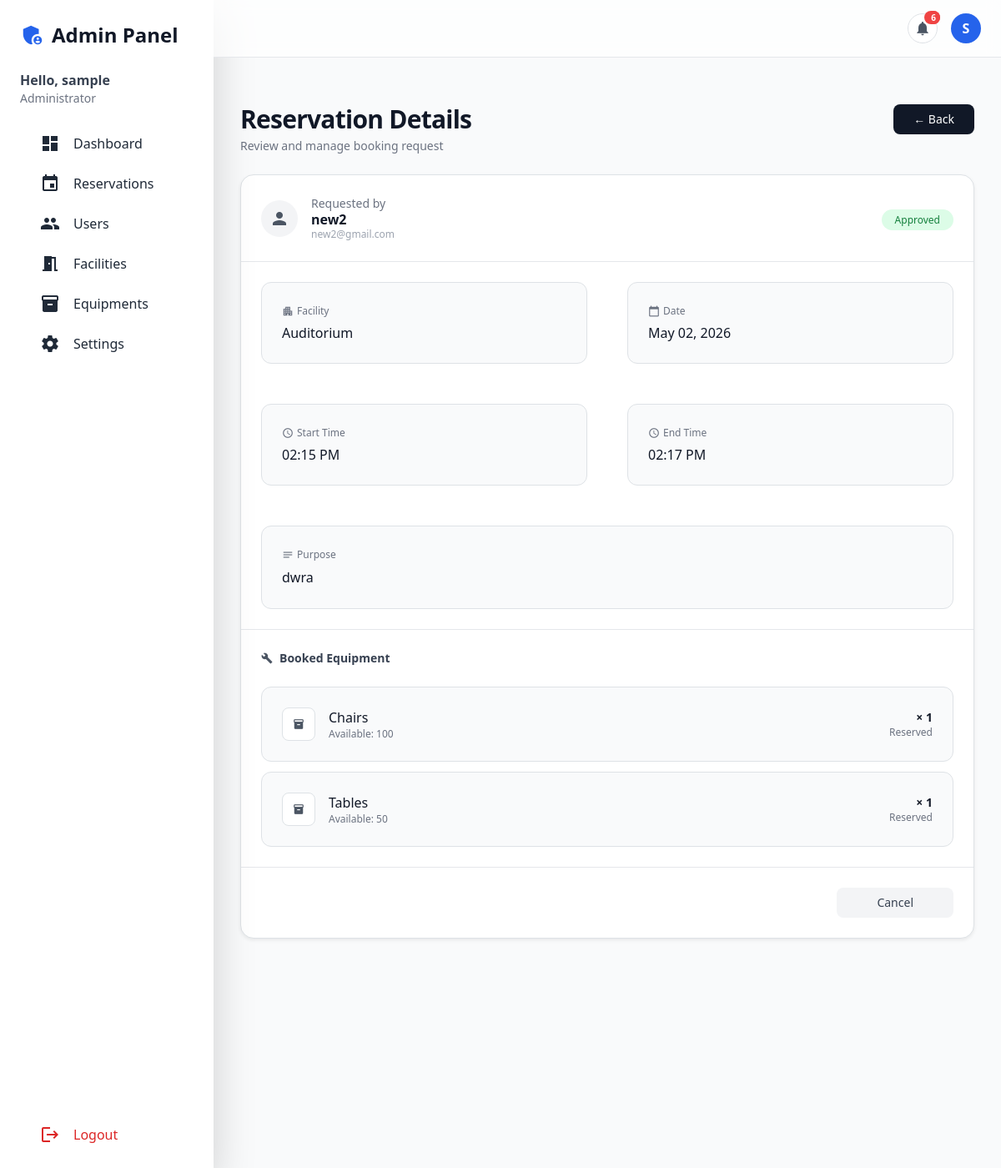
Page /admin_booking_detail/38/ (signed in) on the committed database.
### core/models.py (models this page shows, shortened)
class User(AbstractUser):
    ROLE_CHOICES = [
        ('admin', 'Admin'),
        ('employee', 'Employee'),
        ('student', 'Student'),
    ]
    role = models.CharField(max_length=10, choices=ROLE_CHOICES, default='employee')
    email = models.EmailField(unique=True)
    groups = models.ManyToManyField(
        Group,
        related_name='custom_user_set',
        blank=True,
        verbose_name='groups'
    )
    user_permissions = models.ManyToManyField(
        Permission,
        related_name='custom_user_set_permissions',
        blank=True,
        verbose_name='user permissions'
    )
    USERNAME_FIELD = 'username'
    REQUIRED_FIELDS = ['email']

class Reservation(models.Model):
    STATUS_CHOICES = [
        ('pending', 'Pending'),
        ('approved', 'Approved'),
        ('rejected', 'Rejected'),
        ('cancelled', 'Cancelled'),
    ]
    user = models.ForeignKey('core.User', on_delete=models.CASCADE, related_name='reservations')
    facility = models.ForeignKey(Facility, on_delete=models.CASCADE, related_name='reservations')
    date = models.DateField()
    start_time = models.TimeField()
    end_time = models.TimeField()
    status = models.CharField(max_length=10, choices=STATUS_CHOICES, default='pending')
    created_at = models.DateTimeField(auto_now_add=True)
    notes = models.TextField(blank=True)
    class Meta:
        constraints = [
            models.UniqueConstraint(
                fields=['facility', 'date', 'start_time', 'end_time'],
                name='unique_reservation'
            )
        ]
        ordering = ['-date', 'start_time']

class Facility(models.Model):
    name = models.CharField(max_length=100)
    description = models.TextField(blank=True)
    location = models.CharField(max_length=100, blank=True)
    capacity = models.PositiveIntegerField(null=True, blank=True)
    image = models.ImageField(
        upload_to='facilities/',
        blank=True,
        null=True,
        default='images/default.jpg'   # ✅ ADD THIS
    )
    is_active = models.BooleanField(default=True)

class ReservationEquipment(models.Model):
    reservation = models.ForeignKey(Reservation, on_delete=models.CASCADE, related_name='equipments')
    equipment = models.ForeignKey(Equipment, on_delete=models.CASCADE, related_name='reservations')
    quantity = models.PositiveIntegerField(default=1)

class Equipment(models.Model):
    name = models.CharField(max_length=100)
    description = models.TextField(blank=True)
    quantity = models.PositiveIntegerField(default=1)
    category = models.CharField(max_length=50, blank=True)
    image = models.ImageField(upload_to='equipment/', blank=True, null=True)
    is_active = models.BooleanField(default=True)

### core/views.py (the view)
# urls.py: path('admin_booking_detail/<int:id>/', views.admin_booking_detail, name='admin_booking_detail'),
@login_required
def admin_booking_detail(request, id):
    reservation = get_object_or_404(
        Reservation.objects.select_related('user', 'facility')
        .prefetch_related('equipments__equipment'),
        id=id
    )
    return render(request, 'admin/booking_detail.html', {
        'reservation': reservation
    })

### core/context_processors.py (called while the page is built)
def notifications(request):
    if request.user.is_authenticated:
        count = Notification.objects.filter(user=request.user, is_read=False).count()
    else:
        count = 0
    return {
        'unread_notifications_count': count
    }

### templates/admin/booking_detail.html (shortened to what this page needs)
{% extends 'admin/admin_base.html' %}
{% block content %}
<div class="max-w-4xl mx-auto px-2 sm:px-6 lg:px-8 py-8 space-y-6">
    <div class="flex items-start justify-between">
        <div>
            <h2 class="text-2xl sm:text-3xl font-semibold text-gray-900 tracking-tight">
                Reservation Details
            </h2>
            <p class="text-sm text-gray-500 mt-1">
                Review and manage booking request
            </p>
        </div>
        <a href="{% url 'admin_dashboard' %}"
           class="px-4 py-2 text-sm rounded-lg bg-gray-900 text-white hover:bg-gray-800 transition">
            ← Back
        </a>
    </div>
    <div class="bg-white border rounded-2xl shadow-sm overflow-hidden">
        <div class="p-6 border-b flex flex-col sm:flex-row sm:items-center sm:justify-between gap-4">
            <div class="flex items-center gap-3">
                <div class="w-11 h-11 rounded-full bg-gray-100 flex items-center justify-center">
                    <span class="material-icons text-gray-600">person</span>
                </div>
                <div>
                    <p class="text-sm text-gray-500">Requested by</p>
                    <h3 class="font-semibold text-gray-900">
                        {{ reservation.user.username }}
                    </h3>
                    <p class="text-xs text-gray-400">
                        {{ reservation.user.email }}
                    </p>
                </div>
            </div>
            <div>
                <span class="px-3 py-1 rounded-full text-xs font-medium
                    {% if reservation.status == 'pending' %}bg-yellow-100 text-yellow-700
                    {% elif reservation.status == 'approved' %}bg-green-100 text-green-700
                    {% else %}bg-red-100 text-red-700{% endif %}">
                    {{ reservation.status|capfirst }}
                </span>
            </div>
        </div>
        <div class="p-6 grid grid-cols-1 sm:grid-cols-2 gap-5">
            <div class="p-4 rounded-xl border bg-gray-50">
                <p class="text-xs text-gray-500 flex items-center gap-1">
                    <span class="material-icons text-sm">apartment</span>
                    Facility
                </p>
                <p class="font-medium mt-1 text-gray-900">
                    {{ reservation.facility.name }}
                </p>
            </div>
            <div class="p-4 rounded-xl border bg-gray-50">
                <p class="text-xs text-gray-500 flex items-center gap-1">
                    <span class="material-icons text-sm">calendar_today</span>
                    Date
                </p>
                <p class="font-medium mt-1 text-gray-900">
                    {{ reservation.date|date:"M d, Y" }}
                </p>
            </div>
            <div class="p-4 rounded-xl border bg-gray-50">
                <p class="text-xs text-gray-500 flex items-center gap-1">
                    <span class="material-icons text-sm">schedule</span>
                    Start Time
                </p>
                <p class="font-medium mt-1 text-gray-900">
                    {{ reservation.start_time|time:"h:i A" }}
                </p>
            </div>
            <div class="p-4 rounded-xl border bg-gray-50">
                <p class="text-xs text-gray-500 flex items-center gap-1">
                    <span class="material-icons text-sm">schedule</span>
                    End Time
                </p>
                <p class="font-medium mt-1 text-gray-900">
                    {{ reservation.end_time|time:"h:i A" }}
                </p>
            </div>
            <div class="sm:col-span-2 p-4 rounded-xl border bg-gray-50">
                <p class="text-xs text-gray-500 flex items-center gap-1">
                    <span class="material-icons text-sm">notes</span>
                    Purpose
                </p>
                <p class="font-medium mt-1 text-gray-900 leading-relaxed">
                    {{ reservation.notes|default:"No purpose provided" }}
                </p>
            </div>
        </div>
        {% if reservation.equipments.all %}
        <div class="px-6 pb-6 border-t">
            <div class="flex items-center gap-2 mb-4 pt-4">
                <span class="material-icons text-gray-600 text-sm">build</span>
                <h3 class="text-sm font-semibold text-gray-700">
                    Booked Equipment
                </h3>
            </div>
            <div class="space-y-3">
                {% for item in reservation.equipments.all %}
                <div class="flex items-center justify-between bg-gray-50 border rounded-xl p-4">
                    <div class="flex items-center gap-3">
                        <div class="w-10 h-10 rounded-lg bg-white border flex items-center justify-center">
                            <span class="material-icons text-gray-600 text-sm">inventory_2</span>
                        </div>
                        <div>
                            <p class="font-medium text-gray-900">
                                {{ item.equipment.name }}
                            </p>
                            <p class="text-xs text-gray-500">
                                Available: {{ item.equipment.quantity }}
                            </p>
                        </div>
                    </div>
                    <div class="text-right">
                        <p class="text-sm font-semibold text-gray-900">
                            × {{ item.quantity }}
                        </p>
                        <p class="text-xs text-gray-500">
                            Reserved
                        </p>
                    </div>
                </div>
                {% endfor %}
            </div>
        </div>
        {% endif %}
        <div class="p-6 border-t flex flex-col sm:flex-row gap-3 sm:justify-end">
            <a href="{% url 'admin_dashboard' %}"
               class="px-5 py-2 rounded-lg bg-gray-100 hover:bg-gray-200 text-gray-700 text-sm font-medium transition text-center">
                Cancel
            </a>
        </div>
    </div>
</div>
{% endblock %}

### templates/admin/admin_base.html (shortened to what this page needs)
<!DOCTYPE html>
<html lang="en">
<head>
    <script src="https://cdn.tailwindcss.com"></script>
    <link href="https://cdn.jsdelivr.net/npm/bootstrap@5.3.3/dist/css/bootstrap.min.css" rel="stylesheet">
</head>
<body class="font-sans text-gray-800 flex">
    <aside class="hidden md:flex flex-col w-64 h-screen bg-white shadow-lg sticky top-0">
        <div class="p-6 flex flex-col h-full">
            <div class="mb-6 flex items-center gap-2">
                <span class="material-icons text-3xl text-blue-600">admin_panel_settings</span>
                <h1 class="text-2xl font-bold text-gray-900">Admin Panel</h1>
            </div>
            <div class="mb-6">
                <p class="font-semibold text-gray-700">Hello, {{ request.user.username }}</p>
                <p class="text-sm text-gray-500">Administrator</p>
            </div>
            <nav class="flex-1 space-y-2">
                <a href="{% url 'admin_dashboard' %}"
                    class="flex items-center gap-3 px-4 py-2 rounded-lg hover:bg-gray-100 {% if request.resolver_match.url_name == 'admin_dashboard' %}active{% endif %}">
                    <span class="material-icons">dashboard</span>
                    Dashboard
                </a>
                <a href="{% url 'admin_reservations' %}"
                    class="flex items-center gap-3 px-4 py-2 rounded-lg hover:bg-gray-100 {% if request.resolver_match.url_name == 'admin_reservations' %}active{% endif %}">
                    <span class="material-icons">event</span>
                    Reservations
                </a>
                <a href="{% url 'admin_users' %}"
                    class="flex items-center gap-3 px-4 py-2 rounded-lg hover:bg-gray-100 {% if request.resolver_match.url_name == 'admin_users' %}active{% endif %}">
                    <span class="material-icons">people</span>
                    Users
                </a>
                <a href="{% url 'admin_facilities' %}"
                    class="flex items-center gap-3 px-4 py-2 rounded-lg hover:bg-gray-100 {% if request.resolver_match.url_name == 'admin_facilities' %}active{% endif %}">
                    <span class="material-icons">meeting_room</span>
                    Facilities
                </a>
                <a href="{% url 'admin_equipments' %}"
                    class="flex items-center gap-3 px-4 py-2 rounded-lg hover:bg-gray-100 {% if request.resolver_match.url_name == 'admin_equipments' %}active{% endif %}">
                    <span class="material-icons">inventory_2</span>
                    Equipments
                </a>
                <a href="{% url 'admin_settings' %}"
                    class="flex items-center gap-3 px-4 py-2 rounded-lg hover:bg-gray-100 {% if request.resolver_match.url_name == 'admin_settings' %}active{% endif %}">
                    <span class="material-icons">settings</span>
                    Settings
                </a>
            </nav>
            <div class="mt-auto">
                <button onclick="openModal()"
                    class="flex items-center gap-3 px-4 py-2 rounded-lg hover:bg-red-50 text-red-600 hover:text-red-700 transition w-full">
                    <span class="material-icons">logout</span>
                    Logout
                </button>
            </div>
        </div>
    </aside>
    <div class="flex-1 flex flex-col min-h-screen">
        <header
            class="sticky top-0 z-40 bg-white/70 backdrop-blur border-b px-4 md:px-10 py-3 flex justify-between items-center">
            <div class="flex items-center gap-3 relative">
                <button type="button" id="notifBtn"
                    class="relative w-9 h-9 rounded-full bg-white border border-gray-200 text-gray-600 flex items-center justify-center hover:bg-gray-50 hover:shadow-sm transition"
                    title="Notifications">
                    <span class="material-icons text-[20px]">
                    </span>
                    {% if unread_notifications_count > 0 %}
                    <span
                        class="absolute -top-1 -right-1 min-w-[16px] h-4 px-1 text-[10px] bg-red-500 text-white rounded-full flex items-center justify-center">
                    </span>
                    {% endif %}
                </button>
                <div class="relative">
                    <button id="profileBtn">
                        <div
                            class="w-9 h-9 rounded-full bg-blue-600 text-white flex items-center justify-center font-semibold">
                            {{ request.user.username|slice:":1"|upper }}
                        </div>
                    </button>
                </div>
            </div>
        </header>
        <main class="flex-1 min-h-screen p-3 md:p-10 mt-2">
            {% block content %}{% endblock %}
        </main>
    </div>
</body>
</html>

### templates/admin/admin_base.html (style rules this page uses)
body { background-color: #f9fafb; }
aside { transition: all 0.3s ease; }
main { transition: margin-left 0.3s ease; }

### rows in the picture
User: user.username "sample", user.username "S"
Reservation: user.username "new2", user.email "new2@gmail.com", status "Approved", facility.name "Auditorium", date "May 02, 2026", start_time "02:15 PM", end_time "02:17 PM", notes "dwra"
ReservationEquipment: equipment.name "Chairs", equipment.quantity "100", quantity "1"
ReservationEquipment: equipment.name "Tables", equipment.quantity "50", quantity "1"
